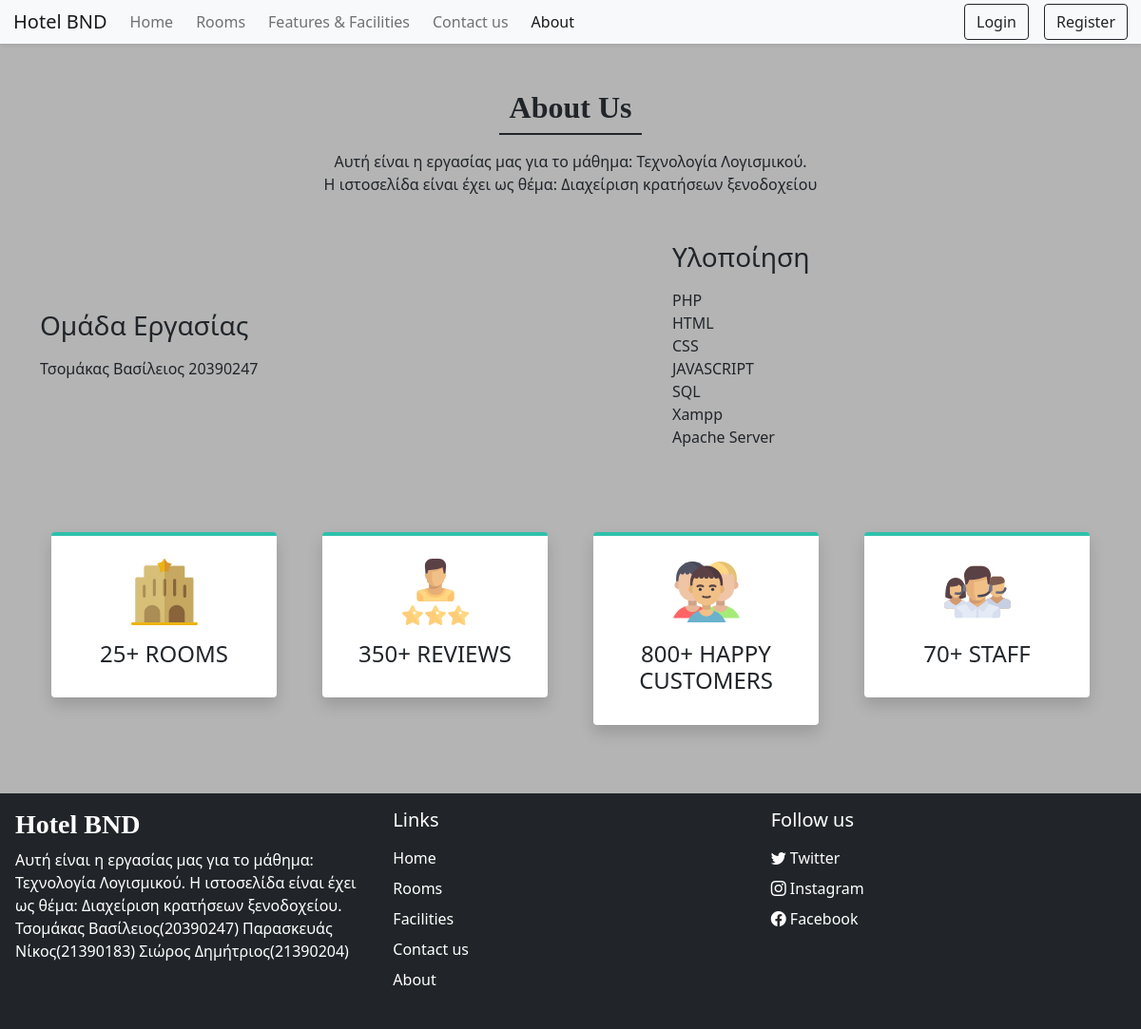
Page /about.php on the committed database.
### tables this page shows
CREATE TABLE `settings` (
  `sr_no` int(11) NOT NULL,
  `site_title` varchar(50) NOT NULL,
  `site_about` varchar(250) NOT NULL,
  `shutdown` tinyint(1) NOT NULL
);

### admin/inc/db_config.php (called while the page is built, shortened)
<?php
    function select($sql,$values,$datatypes)
    {
        $con = $GLOBALS['con'];
        if($stmt = mysqli_prepare($con,$sql)){
            mysqli_stmt_bind_param($stmt,$datatypes,...$values);
            if(mysqli_stmt_execute($stmt)){
                $res = mysqli_stmt_get_result($stmt);
                return $res;
            }
            else{
                mysqli_stmt_close($stmt);
                die("Query cannot be executed - Select");
            }
        }
        else{
            die("Query cannot be prepared - Select");
        }
    }
?>

### about.php (the view, shortened to what this page needs)
<!DOCTYPE html>
<html lang="en">
<head>
  <?php require('inc/links.php') ?>
  <link rel="stylesheet" href="https://cdn.jsdelivr.net/npm/swiper@11/swiper-bundle.min.css">
</head>
<body class="color-bg">
  <?php require('inc/header.php'); ?>
  <div class="my-5 px-4">
    <h2 class="fw-bold h-font text-center">About Us</h2>
    <div class="h-line bg-dark"></div>
    <p class="text-center mt-3">
      Αυτή είναι η εργασίας μας για το μάθημα: Τεχνολογία Λογισμικού. <br>
      Η ιστοσελίδα είναι έχει ως θέμα: Διαχείριση κρατήσεων ξενοδοχείου <br>
    </p>
  </div>
  <div class="container">
    <div class="row justify-content-between align-items-center">
      <div class="col-lg-6 col-md-5 mb-4">
        <h3 class="mb-3">Ομάδα Εργασίας</h3>
        <p>
        Τσομάκας Βασίλειος 20390247<br>
        </p>
      </div>
      <div class="col-lg-5 col-md-5 mb-4">
        <h3 class="mb-3">Υλοποίηση</h3>
        <p>
          PHP <br>
          HTML <br>
          CSS <br>
          JAVASCRIPT <br>
          SQL <br>
          Xampp <br>
          Apache Server
        </p>
      </div>
    </div>
  </div>
  <div class="container mt-5">
    <div class="row">
      <div class="col-lg-3 col-md-6 mb-4 px-4">
        <div class="bg-white rounded shadow p-4 border-top border-4 text-center box">
          <img src="images-about/hotel.svg" width="70px">
          <h4 class="mt-3">25+ ROOMS</h4>
        </div>
      </div>
      <div class="col-lg-3 col-md-6 mb-4 px-4">
        <div class="bg-white rounded shadow p-4 border-top border-4 text-center box">
          <img src="images-about/rating.svg" width="70px">
          <h4 class="mt-3">350+ REVIEWS</h4>
        </div>
      </div>
      <div class="col-lg-3 col-md-6 mb-4 px-4">
        <div class="bg-white rounded shadow p-4 border-top border-4 text-center box">
          <img src="images-about/customers.svg" width="70px">
          <h4 class="mt-3">800+ HAPPY CUSTOMERS</h4>
        </div>
      </div>
      <div class="col-lg-3 col-md-6 mb-4 px-4">
        <div class="bg-white rounded shadow p-4 border-top border-4 text-center box">
          <img src="images-about/staff.svg" width="70px">
          <h4 class="mt-3">70+ STAFF</h4>
        </div>
      </div>
    </div>
  </div>
  <?php require('inc/footer.php'); ?>
</body>
</html>

### inc/header.php (shortened to what this page needs)
<nav id="nav-bar" class="navbar bg-light navbar-expand-lg navbar-light shadow-sm sticky-top">
  <div class="container-fluid">
    <a class="navbar-brand" href="index.php"><?php echo $settings_r['site_title'] ?></a>
    <div class="collapse navbar-collapse" id="navbarSupportedContent">
      <ul class="navbar-nav me-auto mb-2 mb-lg-0">
        <li class="nav-item">
          <a class="nav-link me-2" href="index.php">Home</a>
        </li>
        <li class="nav-item">
          <a class="nav-link me-2" href="rooms.php">Rooms</a>
        </li>
        <li class="nav-item">
          <a class="nav-link me-2" href="facilities.php">Features & Facilities</a>
        </li>
        <li class="nav-item">
          <a class="nav-link me-2" href="contact.php">Contact us</a>
        </li>
        <li class="nav-item">
          <a class="nav-link me-2" href="about.php">About</a>
        </li>
      </ul>
      <div class="d-flex">
        <?php
          if(isset($_SESSION['login']) && $_SESSION['login']==true)
          {
            $path = USERS_IMG_PATH;
            echo<<<data
              <div class="btn-group">
                <button type="button" class="btn btn-outline-dark shadow-none dropdown-toggle" data-bs-toggle="dropdown" data-bs-display="static" aria-expanded="false">
                  <img src="$path$_SESSION[uPic]" style="width: 25px; height: 25px;" class="rounded-circle me-1">
                  $_SESSION[uName]
                </button>
                <ul class="dropdown-menu dropdown-menu-lg-end">
                  <li><a class="dropdown-item" href="profile.php">Profile</a></li>
                  <li><a class="dropdown-item" href="bookings.php">Bookings</a></li>
                  <li><a class="dropdown-item" href="logout.php">Logout</a></li>
                </ul>
              </div>
            data;
          }
          else{
            echo<<<data
              <button type="button" class="btn btn-outline-dark shadow-none me-lg-3 me-2" data-bs-toggle="modal" data-bs-target="#loginmodal">
                Login
              </button>
              <button type="button" class="btn btn-outline-dark shadow-none" data-bs-toggle="modal" data-bs-target="#registermodal">
                Register
              </button>
            data;
          }
        ?>
      </div>
    </div>
  </div>
</nav>

### inc/footer.php (shortened to what this page needs)
<div class="container-fluid bg-dark text-white mt-5 p-3 mb-0">
  <div class="row">
    <div class="col-lg-4 p4 mb-3">
      <h3 class="h-font fw-bold fs-3 mb-2"><?php echo $settings_r['site_title'] ?></h3>
      <p>
        <?php echo $settings_r['site_about'] ?>
      </p>
    </div>
    <div class="col-lg-4 p4 mb-3">
      <h5 class="mb-3">Links</h5>
      <a href="index.php" class="d-inline-block mb-2 text-white text-decoration-none">Home</a> <br>
      <a href="rooms.php" class="d-inline-block mb-2 text-white text-decoration-none">Rooms</a> <br>
      <a href="facilities.php" class="d-inline-block mb-2 text-white text-decoration-none">Facilities</a> <br>
      <a href="contact.php" class="d-inline-block mb-2 text-white text-decoration-none">Contact us</a> <br>
      <a href="about.php" class="d-inline-block mb-2 text-white text-decoration-none">About</a>
    </div>
    <div class="col-lg-4 p4">
      <h5 class="mb-3">Follow us</h5>
      <?php
            if($contact_r['tw']!=''){
              echo<<<data
                <a href="$contact_r[tw]" class="d-inline-block text-white text-decoration-none mb-2" target="_blank">
                  <i class="bi bi-twitter"></i> Twitter
                </a>
                <br>
              data;
            }
        ?>
        <a href="<?php echo $contact_r['insta'] ?>" class="d-inline-block text-white text-decoration-none mb-2" target="_blank">
            <i class="bi bi-instagram"></i> Instagram
        </a>
        <br>
        <a href="<?php echo $contact_r['fb'] ?>" class="d-inline-block text-white text-decoration-none" target="_blank">
            <i class="bi bi-facebook"></i> Facebook
        </a>
    </div>
  </div>
</div>

### css/common.css (style rules this page uses)
body { font-family: 'Segoe UI', sans-serif; background-color: grey; }
.h-font { font-family: 'Gill Sans', cursive; }
.navbar { padding: 3px 2px; position: sticky; top: 0; }
:root { --teal: #2ec1ac; --teal_hover: #279e8c; }
.color-bg { background-color: rgb(180, 180, 180); }
.h-line { width: 150px; margin: 0 auto; height: 1.7px; }

### about.php (style rules this page uses)
.box { border-top-color: #2ec1ac !important }

### rows in the picture
settings: site_title "Hotel BND", site_about "Αυτή είναι η εργασίας μας για το μάθημα: Τεχνολογία Λογισμικού. Η ιστοσελίδα είναι έχει ως θέμα: Διαχείριση κρατήσεων ξενοδοχείου. Τσομάκας Βασίλειος(20390247) Παρασκευάς Νίκος(21390183) Σιώρος Δημήτριος(21390204)"
